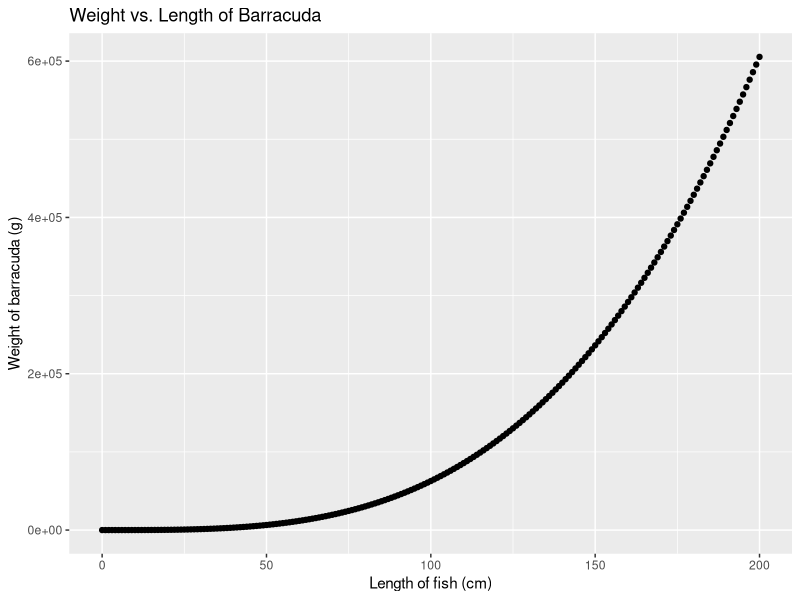

Generate this figure with R:
## ---- chunk 1
knitr::opts_chunk$set(echo = TRUE)
library(tidyverse)
## ---- chunk 2
W <- function(a,b,L) {W = a * L ^ b}

# L = total fish length (cm)
# W = expected fish weight (g)
# a, b = species dependent parameters

Milkfish <- W(a = 0.0905, b = 2.52, L = 60)
Giant_trevally <- W(a = 0.0353, b = 3.05, L = 60)
Great_barracuda <- W(a = 0.0181, b = 3.27, L = 60)

## ---- chunk 3
fish_length <- seq(from = 0, to = 200, by = 1)

barracuda_weight <- W(a = 0.0181, b = 3.27, L = fish_length)

barracuda_frame <- data.frame(fish_length, barracuda_weight)

ggplot(data = barracuda_frame, aes(x = fish_length, y = barracuda_weight)) +
  geom_point() +
  labs(x = "Length of fish (cm)",
       y = "Weight of barracuda (g)",
       title = "Weight vs. Length of Barracuda")

